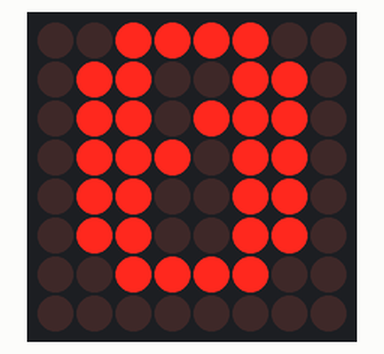
Simulated run of this program. Board: ESP32 board running MicroPython. Parts: 8×8 LED matrix. Library files of the repository ran but are not shown: max7219.py.

Above: at 0.1 s.
At 4.1 s:
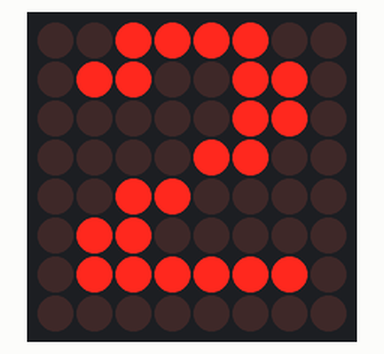
At 8.1 s:
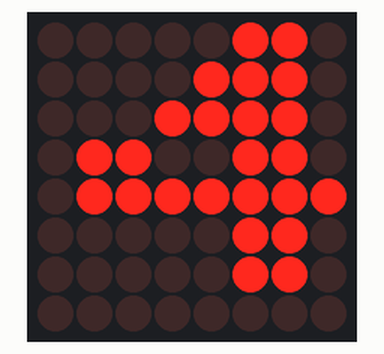
At 16.1 s:
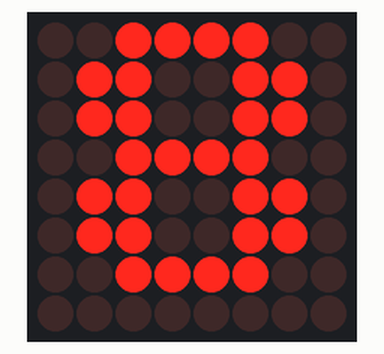
At 26.1 s:
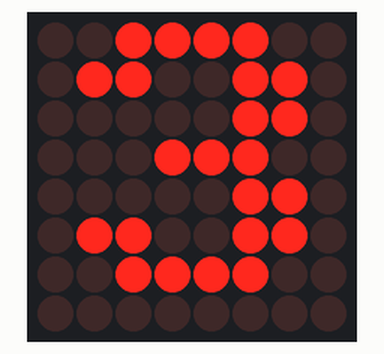
At 38.1 s:
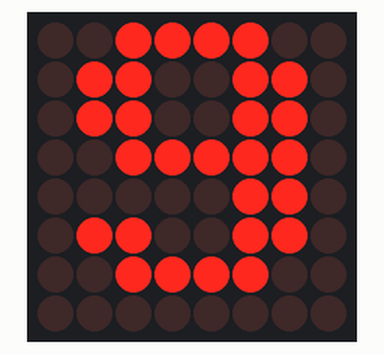

The program:

LAB01_EX03_ESP32.py
```python
from machine import Pin, SPI
import utime
from max7219 import Max7219

spi = SPI(1,sck=Pin(14),mosi=Pin(13))
#CLK=sck=D14,DIN=mosi=D13,cs=D15
cs = Pin(15,Pin.OUT)
display = Max7219(8,8,spi,cs,False) #width=8 height=8
display.brightness(5)

while True:
    for i in range(0,10):
        display.fill(0) # clear
        display.text(str(i),0,0)
        display.show()
        utime.sleep(2)
```

Measured:
- what the display in image 1 shows lasts 2.0 s, from 4.0 s to 6.0 s
